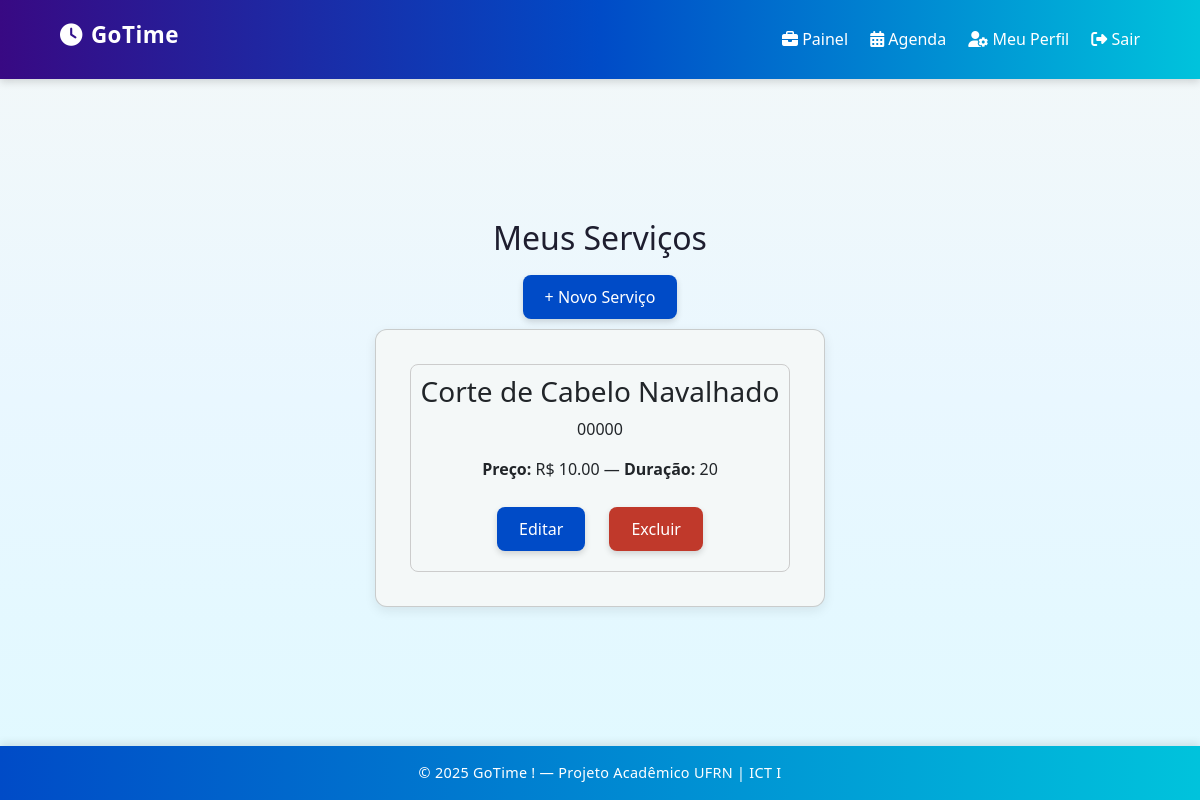
Page /servicos/ (signed in) on the committed database.
### servicos/models.py (models this page shows, shortened)
class Servico(models.Model):
    profissional = models.ForeignKey(User, on_delete=models.CASCADE)
    nome = models.CharField(max_length=100)
    descricao = models.TextField(blank=True, null=True)
    preco = models.DecimalField(max_digits=8, decimal_places=2)
    duracao = models.IntegerField(help_text="Duração em minutos")

### servicos/views.py (the view)
# urls.py: path('servicos/', views.listar_servicos, name='listar_servicos'),
@login_required
def listar_servicos(request):
    servicos = Servico.objects.filter(profissional=request.user)
    return render(request, 'servicos/listar_servicos.html', {'servicos': servicos})

### servicos/templates/servicos/listar_servicos.html (shortened to what this page needs)
{% extends 'servicos/base.html' %}
{% block content %}
<h2>Meus Serviços</h2>
<a href="{% url 'criar_servico' %}" class="btn">+ Novo Serviço</a>
<div class="card">
    {% for servico in servicos %}
        <div style="border:1px solid #ccc; padding:10px; margin:10px; border-radius:8px;">
            <h3>{{ servico.nome }}</h3>
            <p>{{ servico.descricao }}</p>
            <p><strong>Preço:</strong> R$ {{ servico.preco }} — <strong>Duração:</strong> {{ servico.duracao }}</p>
            <a href="{% url 'editar_servico' servico.id %}" class="btn">Editar</a>
            <a href="{% url 'excluir_servico' servico.id %}" class="btn" style="background:#c0392b;">Excluir</a>
        </div>
    {% empty %}
        <p>Você ainda não cadastrou nenhum serviço.</p>
    {% endfor %}
</div>
{% endblock %}

### servicos/static/servicos/css/style.css (style rules this page uses)
:root { --cor-primaria: #0078D7; --cor-secundaria: #005fa3; --cor-gradiente: linear-gradient(180deg, #e9f1ff 0%, #f8faff 100%); --cor-fundo: #f8faff; --cor-texto: #222; --cor-branca: #fff; --sombra: 0 6px 18px rgba(0, 0, 0, 0.08); }
* { margin: 0; padding: 0; box-sizing: border-box; font-family: "Segoe UI", Arial, sans-serif; }
body { background: var(--cor-gradiente); color: var(--cor-texto); min-height: 100vh; display: flex; flex-direction: column; animation: fadeIn 0.8s ease-in; }
.btn { display: inline-flex; align-items: center; gap: 8px; background: var(--cor-primaria); color: var(--cor-branca); border: none; border-radius: 8px; padding: 14px 28px; font-size: 1rem; font-weight: 600; cursor: pointer; text-decoration: none; margin: 10px; transition: all 0.3s ease; box-shadow: 0 4px 10px rgba(0, 120, 215, 0.25); }

### servicos/templates/servicos/base.html (style rules this page uses)
:root { --roxo-profundo: #380983; --azul-intenso: #004bc7; --azul-claro: #0096ff; --ciano: #00c3dc; --branco-gelo: #f4f8f8; --cinza-texto: #1e1e2f; }
body { margin: 0; font-family: 'Segoe UI', Roboto, sans-serif; background: linear-gradient(180deg, var(--branco-gelo) 0%, #e9f7ff 50%, #e0f9ff 100%); color: var(--cinza-texto); display: flex; flex-direction: column; min-height: 100vh; }
.btn { background-color: var(--azul-intenso); color: #fff; border: none; border-radius: 8px; padding: 10px 22px; font-weight: 500; transition: all 0.3s ease; box-shadow: 0 3px 6px rgba(0, 0, 0, 0.15); }
.card { background: var(--branco-gelo); border-radius: 12px; padding: 24px; box-shadow: 0 4px 12px rgba(0, 0, 0, 0.08); transition: all 0.3s ease; }

### rows in the picture
Servico: nome "Corte de Cabelo Navalhado", descricao "00000", preco "10.00", duracao "20"
